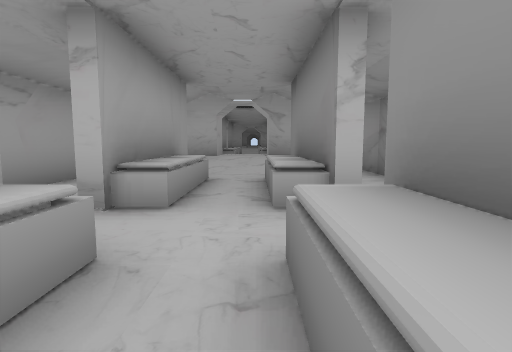
View 1 (above)

13 first-person views from a walk through a level from a Godot 3-D game. The camera is 1.3 m above the floor, tilts 6° down and sees 80° across. The floor is counted in squares, 2 m on a side. Each view is taken from the middle of a square. On the plan, view 1 faces up. The plan holds only what a view shows up to about 10 squares ahead; the rest is blank. The place goes on beyond the plan. Characters and animated objects are not drawn.

View 2
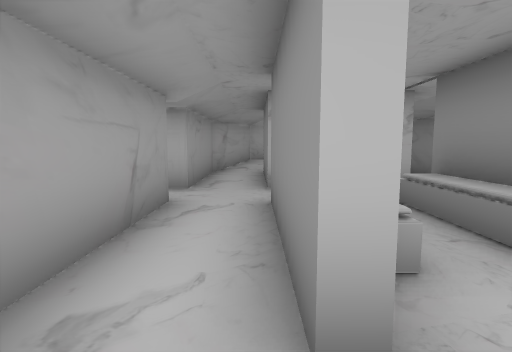

View 3
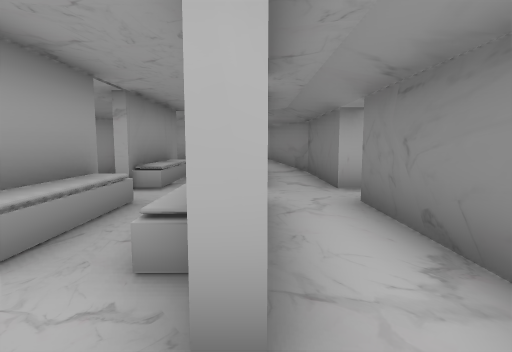

View 4
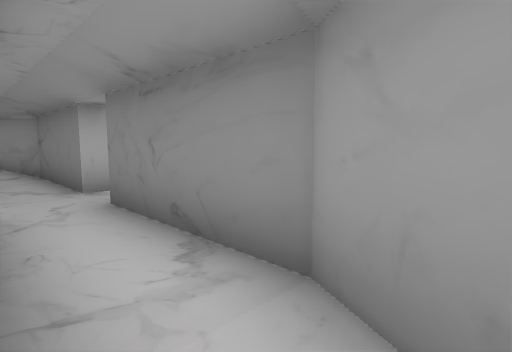

View 5
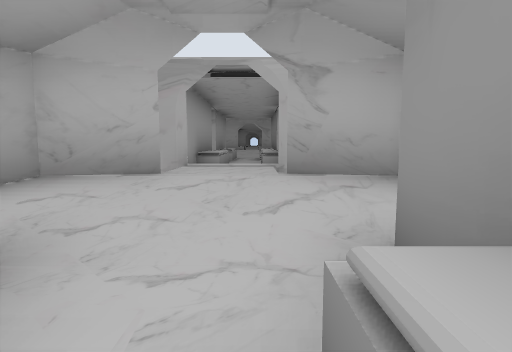

View 6
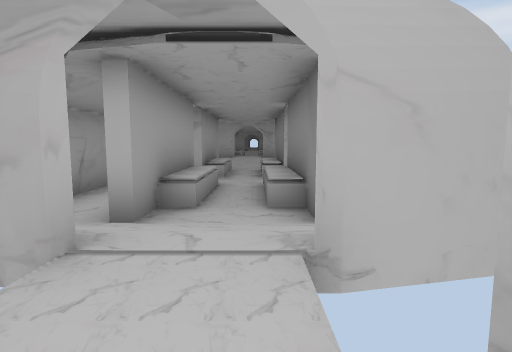

View 7
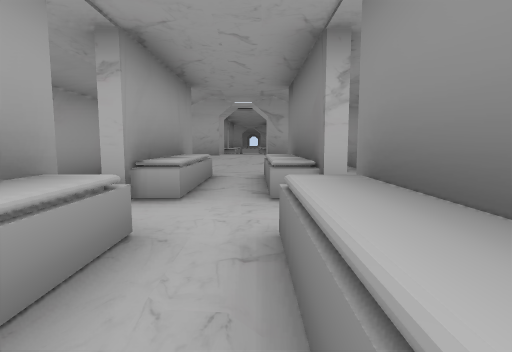

View 8
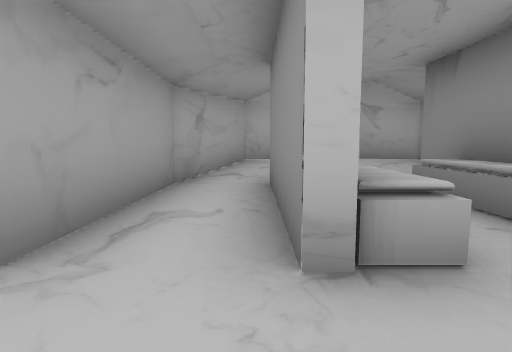

View 9
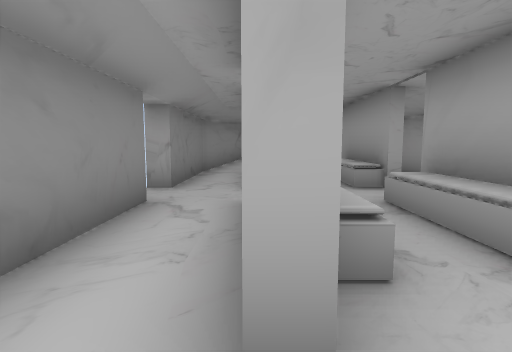

View 10
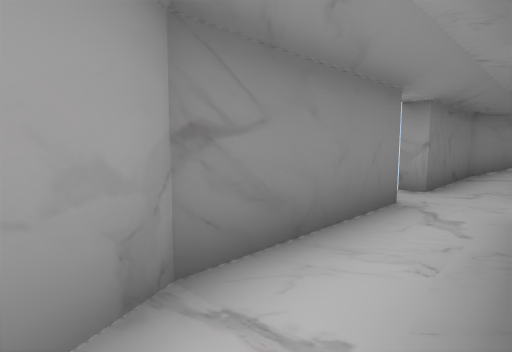

View 11
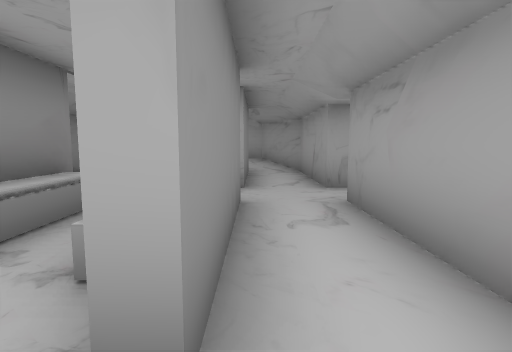

View 12
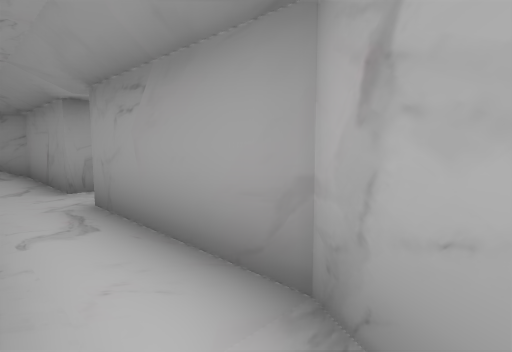

View 13
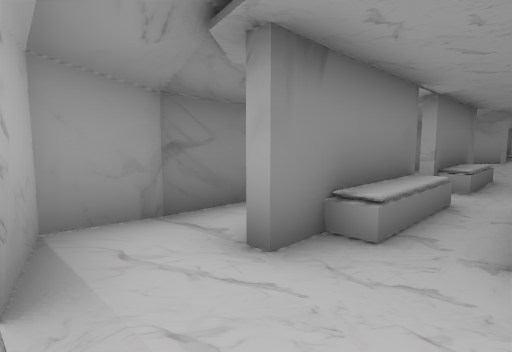

### Floor plan
Key: @ floor where view 1 was taken; # wall or solid block; . main floor; : floor 0.5 m higher than the main floor; + floor 0.75 m higher than the main floor; / step, stairs or slope; ^ raised ledge.
Columns run from 4 left of view 1 to 3 right of it. Each row starts with its distance up from view 1.
 22  ##::##
 21 ##////##
 20 #./#.#.#
 19 #..^.#.#
 18 #..^.#.#
 17 #..^.#.#
 16 ........
 15 #..^.#.#
 14 #..^.#.#
 13 #.#^.#.#
 12 #.#..#.#
 11 ##/////#
 10  ##++###
  9  ##/:##
  8  #:///##
  7 ##/////#
  6 #./#.#.#
  5 #..^.#.#
  4 #..^.#.#
  3 #..^.#.#
  2  .......
  1 #..^.#.#
  0 #..^@#.#
 -1 #.#^.#.#
 -2  /#////#
 -3   /  /##

Positions as (right, up) in squares from view 1, and headings:
1: (0, 0), facing up
2: (-2, -3), facing up
3: (1, -3), facing up
4: (1, -3), facing up-right
5: (0, 5), facing up
6: (0, 8), facing up
7: (0, 13), facing up
8: (-2, 15), facing up
9: (1, 21), facing down
10: (1, 21), facing down-right
11: (-2, 21), facing down
12: (-2, 21), facing down-left
13: (-1, 22), facing down-right
